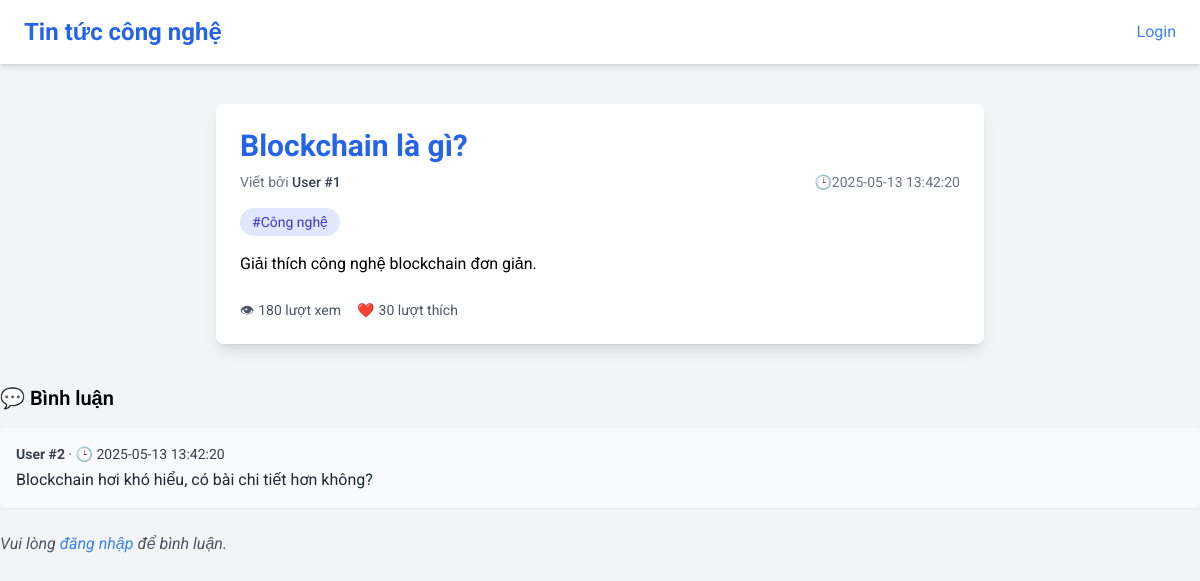
Page /?id=5 on the committed database.
### tables this page shows
CREATE TABLE `posts`  (
  `post_id` int NOT NULL AUTO_INCREMENT,
  `user_id` int NOT NULL,
  `thumbnail` varchar(255) NULL DEFAULT NULL,
  `title` varchar(255) NOT NULL,
  `content` text NOT NULL,
  `status` enum('draft','published','archived') NOT NULL DEFAULT 'draft',
  `views` int NULL DEFAULT 0,
  `likes` int NULL DEFAULT 0,
  `category` varchar(50) NULL DEFAULT NULL,
  `created_at` timestamp NULL DEFAULT CURRENT_TIMESTAMP,
  `updated_at` timestamp NULL DEFAULT CURRENT_TIMESTAMP ON UPDATE CURRENT_TIMESTAMP,
  PRIMARY KEY (`post_id`) USING BTREE,
  INDEX `user_id`(`user_id` ASC) USING BTREE,
  CONSTRAINT `posts_ibfk_1` FOREIGN KEY (`user_id`) REFERENCES `users` (`id`) ON DELETE CASCADE ON UPDATE RESTRICT
);

CREATE TABLE `comments`  (
  `comment_id` int NOT NULL AUTO_INCREMENT,
  `post_id` int NOT NULL,
  `user_id` int NOT NULL,
  `content` text NOT NULL,
  `created_at` timestamp NULL DEFAULT CURRENT_TIMESTAMP,
  PRIMARY KEY (`comment_id`) USING BTREE,
  INDEX `post_id`(`post_id` ASC) USING BTREE,
  INDEX `user_id`(`user_id` ASC) USING BTREE,
  CONSTRAINT `comments_ibfk_1` FOREIGN KEY (`post_id`) REFERENCES `posts` (`post_id`) ON DELETE CASCADE ON UPDATE RESTRICT,
  CONSTRAINT `comments_ibfk_2` FOREIGN KEY (`user_id`) REFERENCES `users` (`id`) ON DELETE CASCADE ON UPDATE RESTRICT
);

### index.php (called while the page is built, shortened)
<?php
require_once 'App/Core/BaseController.php';
require_once 'App/database/DB.php';
require_once 'App/Core/helper.php';
$app = new Appilaction();
$app->run();

### App/Controllers/InjectionController.php (called while the page is built, shortened)
<?php
class InjectionController extends BaseController
{
    protected Post $posts;
    public function __construct()
    {
        $this->posts = $this->useModel('post');
        $this->comment = $this->useModel('comment');
    }
    public function post()
    {
        $postId = $_GET['id'];
        if (empty($postId)) {
            $posts = $this->posts->getPostByPublishedAll();
            return $this->view('pages.postNew', [
                'posts' => $posts,
            ]);
        } else {
            $post = $this->posts->getPostByIdPublish($postId);
            $comments = $this->comment->getCommentByPostId($postId);
            return $this->view('pages.post', [
                'post' => $post[0],
                'comments' => $comments,
            ]);
        }
    }
}

### App/Core/BaseController.php (called while the page is built, shortened)
<?php
class BaseController {
     public function useModel($model)
     {
         $modelClass = "App\\Models\\" . ucfirst($model);
         $modelNew = new $modelClass();
         $modelNew->db = DB::getInstance();
         return $modelNew;
     }
}

### App/database/DB.php (called while the page is built, shortened)
<?php
class DB
{
    private static $instance = null;
    private \PDO $connection;
    private $host;
    private $dbName;
    private $username;
    private $password;
    private function __construct()
    {
        $this->host = config('DB_HOST', 'localhost');
        $this->dbName = config('DB_NAME', 'app_test');
        $this->username = config('DB_USER', 'root');
        $this->password = config('DB_PASSWORD', '1');
    }
    public static function getInstance()
    {
        if (self::$instance === null) {
            self::$instance = new DB();
        }
        return self::$instance;
    }
    public function connect()
    {
        try {
            $options = [
                \PDO::ATTR_ERRMODE            => \PDO::ERRMODE_EXCEPTION,
                \PDO::ATTR_EMULATE_PREPARES   => false,
                \PDO::MYSQL_ATTR_INIT_COMMAND => "SET NAMES utf8mb4 COLLATE utf8mb4_unicode_ci",
            ];
            $this->connection = new \PDO("mysql:host={$this->host};dbname={$this->dbName}", $this->username, $this->password, $options);
        } catch (\PDOException $e) {
            echo "Connection failed: " . $e->getMessage();
        }
    }
    public function query($sql, $params = [])
    {
        $stmt = $this->connection->prepare($sql);
        $stmt->execute($params);
        return $stmt;
    }
    public function select($table, array $columns = ['*'], $where = '', array $params = [], $fetch = \PDO::FETCH_ASSOC)
    {
        $cols = implode(', ', $columns);
        $tbl  = is_array($table) ? implode(', ', $table) : $table;
        $sql  = "SELECT {$cols} FROM {$tbl}" . ($where !== '' ? " WHERE {$where}" : '');
        return $this->query($sql, $params)->fetchAll($fetch);
    }
}

### App/Core/helper.php (called while the page is built, shortened)
<?php
if (!function_exists('session')) {
    function session()
    {
        return new class {
            public function set($key, $value)
            {
                $_SESSION[$key] = $value;
            }
            public function get($key)
            {
                if (isset($_SESSION['flash'][$key])) {
                    $value = $_SESSION['flash'][$key];
                    unset($_SESSION['flash'][$key]);
                    return $value;
                }
                return $_SESSION[$key] ?? null;
            }
            public function has($key)
            {
                return isset($_SESSION[$key]);
            }
            public function remove($key)
            {
                unset($_SESSION[$key]);
            }
            public function all()
            {
                return $_SESSION;
            }
            public function flash($key, $value)
            {
                $_SESSION['flash'][$key] = $value;
            }
        };
    }
}
if (!function_exists('config')) {
    function config($key, $default = null){
        return $default;
    }
}

### App/Models/Post.php (called while the page is built, shortened)
<?php
class Post
{
    public DB $db;
    protected $tb = 'posts';
    protected $field = [
        'post_id',
        'user_id',
        'thumbnail',
        'title',
        'content',
        'status',
        'views',
        'likes',
        'category',
        'created_at',
        'updated_at',
    ];
    public function getPostByIdPublish($id)
    {
        return $this->db->select($this->tb, $this->field, 'status ="published" and post_id =' . $id);
    }
}

### App/Core/Router.php (called while the page is built, shortened)
<?php
class Router
{
    private $routes = [];
    public function addRoute($method, $path,$action)
    {
        $this->routes[] = [
            'method' => $method,
            'path' => $path,
            'action' => $action,
        ];
    }
    public function dispatch($method, $path)
    {
        foreach ($this->routes as $route) {
            $parsedPath1 = parse_url($path, PHP_URL_PATH);
            $parsedPath2 = parse_url($route['path'], PHP_URL_PATH);
            if ($route['method'] === $method && $parsedPath1 === $parsedPath2) {
                list($controller, $method) = $route['action'];
                if (class_exists($controller)) {
                    $controllerInstance = new $controller();
                    if (method_exists($controllerInstance, $method)) {
                        return $controllerInstance->$method();
                    } else {
                        throw new \Exception("Method $method not found in controller $controller");
                    }
                } else {
                    throw new \Exception("Controller class $controller not found");
                }
            }
        }
        return null;
    }
}

### App/Models/Comment.php (called while the page is built, shortened)
<?php
class Comment
{
    public DB $db;
    protected $tb = 'comments';
    protected $field = [
        'comment_id',
        'post_id',
        'user_id',
        'content',
        'created_at',
    ];
    public function getCommentByPostId($postId)
    {
        return $this->db->select($this->tb, $this->field, 'post_id =' . $postId);
    }
}

### App/Views/pages/post.php (the view, shortened to what this page needs)
<!DOCTYPE html>
<html lang="vi">
<head>
    <script src="https://cdn.tailwindcss.com"></script>
</head>
<body class="bg-gray-100 text-gray-800 font-sans">
<?php require_once 'header_logined.php'; ?>
<div class="max-w-3xl mx-auto p-6 bg-white shadow-lg rounded-lg mt-10">
    <h1 class="text-3xl font-bold text-blue-600 mb-2"><?= $post['title']; ?></h1>
    <div class="text-sm text-gray-500 mb-4 flex items-center justify-between">
        <span>Viết bởi <span class="font-medium text-gray-700">User #<?= $post['user_id']; ?></span></span>
        <span>🕒<?= $post['created_at']; ?></span>
    </div>
    <div class="mb-4 flex flex-wrap gap-2 text-sm">
        <span class="bg-indigo-100 text-indigo-700 px-3 py-1 rounded-full">#<?= $post['category']; ?></span>
    </div>
    <div class="prose prose-lg max-w-none mb-6">
        <p><?= $post['content']; ?></p>
    </div>
    <div class="flex items-center gap-4 text-sm text-gray-600">
        <div class="flex items-center gap-1">
            👁 <span><?= $post['views']; ?> lượt xem</span>
        </div>
        <div class="flex items-center gap-1">
            ❤️ <span><?= $post['likes']; ?> lượt thích</span>
        </div>
    </div>
</div>
<div class="mt-10">
    <h2 class="text-xl font-semibold mb-4">💬 Bình luận</h2>
    <div class="space-y-4 mb-6">
        <?php if (!empty($comments)) : ?>
            <?php foreach ($comments as $comment) : ?>
                <div class="bg-gray-50 p-4 rounded shadow-sm relative group">
                    <div class="text-sm text-gray-700 mb-1 flex justify-between items-center">
                        <span><strong>User #<?= $comment['user_id']; ?></strong> · 🕒 <?= $comment['created_at']; ?></span>
                    </div>
                    <p class="text-gray-800"><?= htmlspecialchars($comment['content']); ?></p>
                </div>
            <?php endforeach; ?>
        <?php else : ?>
            <p class="text-gray-500 italic">Chưa có bình luận nào. Hãy là người đầu tiên!</p>
        <?php endif; ?>
    </div>
    <?php if (!empty(session()->get('user'))) : ?>
        <form action="/comment" method="POST" class="space-y-4">
           <input type="hidden" name="post_id" value="<?= $post['post_id']; ?>">
            <input type="hidden" name="user_id" value="<?= session()->get('user')['id']; ?>">
            <textarea name="content" rows="3" class="w-full p-3 border rounded focus:outline-none focus:ring-2 focus:ring-blue-400" placeholder="Viết bình luận..."></textarea>
            <button type="submit" class="bg-blue-600 text-white px-4 py-2 rounded hover:bg-blue-700">Gửi bình luận</button>
        </form>
    <?php else : ?>
        <p class="text-gray-600 italic">Vui lòng <a href="/login?redirect=/post?id=<?= $post['post_id']; ?>" class="text-blue-500 hover:underline">đăng nhập</a> để bình luận.</p>
    <?php endif; ?>
</div>
</body>
</html>

### App/Views/header.php (style rules this page uses)
body { font-family: "Roboto", sans-serif; }

### rows in the picture
posts: title "Blockchain là gì?", user "1", created_at "2025-05-13 13:42:20", category "Công nghệ", content "Giải thích công nghệ blockchain đơn giản.", views "180", likes "30"
comments: user "2", created_at "2025-05-13 13:42:20", content "Blockchain hơi khó hiểu, có bài chi tiết hơn không?"
